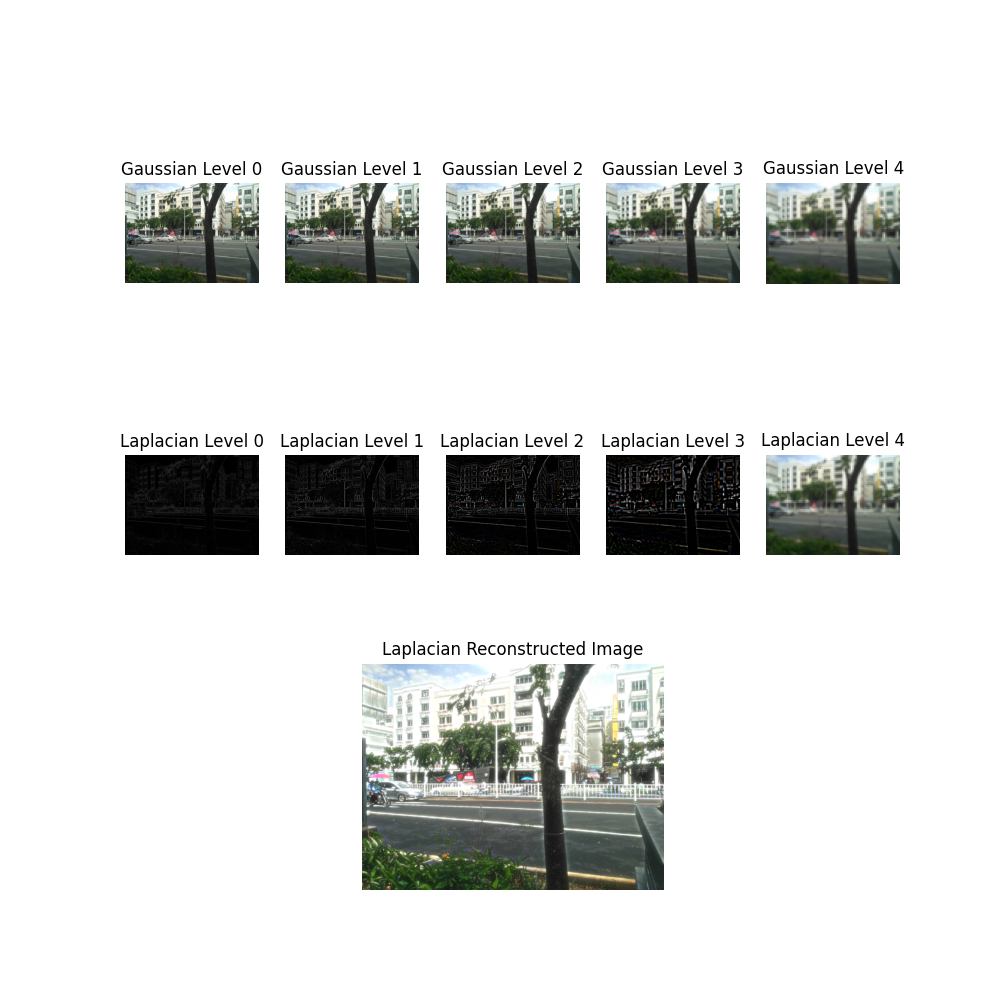

Write the Python code that produced this figure.
import cv2
import numpy as np
import matplotlib.pyplot as plt

def build_gaussian_pyramid(image, levels):
    """
    构建高斯金字塔
    :param image: 输入图像
    :param levels: 金字塔层数
    :return: 高斯金字塔列表
    """
    gaussian_pyramid = [image]
    for i in range(levels):
        image = cv2.pyrDown(image)  # 向下采样
        gaussian_pyramid.append(image)
    return gaussian_pyramid

def build_laplacian_pyramid(gaussian_pyramid):
    """
    构建拉普拉斯金字塔
    :param gaussian_pyramid: 高斯金字塔列表
    :return: 拉普拉斯金字塔列表
    """
    laplacian_pyramid = []
    for i in range(len(gaussian_pyramid) - 1):
        size = (gaussian_pyramid[i].shape[1], gaussian_pyramid[i].shape[0])
        gaussian_expanded = cv2.pyrUp(gaussian_pyramid[i + 1], dstsize=size)  # 向上采样
        laplacian = cv2.subtract(gaussian_pyramid[i], gaussian_expanded)  # 计算拉普拉斯层
        laplacian = cv2.normalize(laplacian, None, 0, 255, cv2.NORM_MINMAX)  # 归一化
        laplacian_pyramid.append(laplacian)
    laplacian_pyramid.append(gaussian_pyramid[-1])  # 最后一层直接添加
    return laplacian_pyramid

def reconstruct_image(laplacian_pyramid):
    """
    从拉普拉斯金字塔重建图像
    :param laplacian_pyramid: 拉普拉斯金字塔列表
    :return: 重建的图像
    """
    image = laplacian_pyramid[-1]
    for i in range(len(laplacian_pyramid) - 2, -1, -1):
        size = (laplacian_pyramid[i].shape[1], laplacian_pyramid[i].shape[0])
        image = cv2.pyrUp(image, dstsize=size)
        image = cv2.add(image, laplacian_pyramid[i])
    return image

def display_pyramids_and_reconstruction(gaussian_pyramid, laplacian_pyramid, reconstructed_image):
    """
    显示高斯金字塔、拉普拉斯金字塔和重建图像
    :param gaussian_pyramid: 高斯金字塔列表
    :param laplacian_pyramid: 拉普拉斯金字塔列表
    :param reconstructed_image: 重建的图像
    """
    plt.figure(figsize=(10, 10))
    
    # 显示高斯金字塔
    for i, image in enumerate(gaussian_pyramid):
        plt.subplot(3, len(gaussian_pyramid), i + 1)
        plt.imshow(cv2.cvtColor(image.astype(np.uint8), cv2.COLOR_BGR2RGB))
        plt.title(f'Gaussian Level {i}')
        plt.axis('off')
    
    # 显示拉普拉斯金字塔
    for i, image in enumerate(laplacian_pyramid):
        plt.subplot(3, len(laplacian_pyramid), len(gaussian_pyramid) + i + 1)
        plt.imshow(cv2.cvtColor(image.astype(np.uint8), cv2.COLOR_BGR2RGB))
        plt.title(f'Laplacian Level {i}')
        plt.axis('off')
    
    # 显示重建图像
    plt.subplot(3, 1, 3)
    plt.imshow(cv2.cvtColor(reconstructed_image.astype(np.uint8), cv2.COLOR_BGR2RGB))
    plt.title('Laplacian Reconstructed Image')
    plt.axis('off')
    
    # plt.show() 
    # 保存结果
    plt.savefig('laplacian_pyramid.png')
    plt.close()

def main():
    # 读取图像
    image = cv2.imread('demo.jpg')
    levels = 4  # 设置金字塔层数

    # 构建高斯金字塔
    gaussian_pyramid = build_gaussian_pyramid(image, levels)
    # 构建拉普拉斯金字塔
    laplacian_pyramid = build_laplacian_pyramid(gaussian_pyramid)
    # 重建图像
    reconstructed_image = reconstruct_image(laplacian_pyramid)

    # 显示高斯金字塔、拉普拉斯金字塔和重建图像
    display_pyramids_and_reconstruction(gaussian_pyramid, laplacian_pyramid, reconstructed_image)

if __name__ == "__main__":
    main()